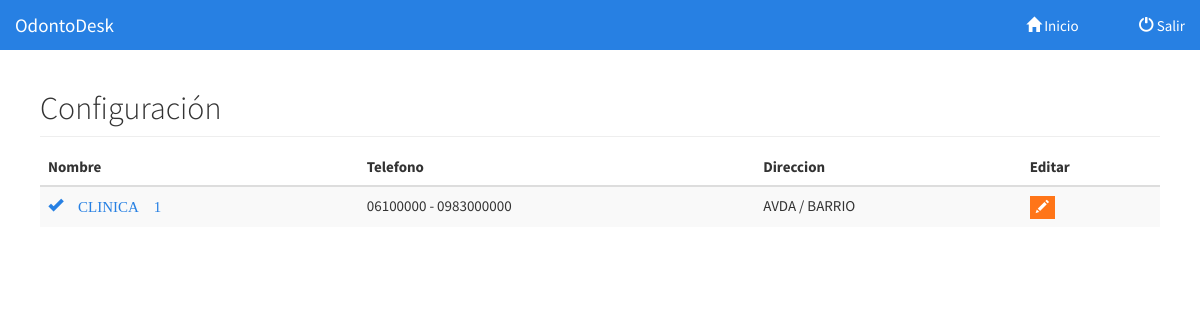
The page /local.php on the database its author committed.
### tables this page shows
CREATE TABLE IF NOT EXISTS `configuracion` (
  `id` int(11) NOT NULL AUTO_INCREMENT,
  `descripcion` varchar(150) NOT NULL,
  `telefono` varchar(100) NOT NULL,
  `direccion` varchar(150) NOT NULL,
  PRIMARY KEY (`id`)
);

### pool/Crud.php (called while the page is built, shortened)
<?php
class Crud{
  public $select;
  public $from;
  public $condition;
  public function Read (){
    $model=	new Conexion();
    $conexion=$model->conectar();
    $select=$this->select;
    $from=$this->from;
    $condition=$this->condition;
    $sql="SELECT $select FROM $from $condition";
    $consulta=$conexion->prepare($sql);
    $consulta->execute();
  }
}

### local.php (the view, shortened to what this page needs)
<?php
require 'pool/Crud.php';
?>
<!DOCTYPE html>
<html lang="es">
<head>
  <link href="css/bootstrap.min.css" rel="stylesheet">
  <link rel="stylesheet" href="css/bootstrap.css">
  <link rel="stylesheet" href="css/dashboard.css">
  <link rel="stylesheet" href="css/jquery-ui.css">
</head>
<body>
  <div class="navbar navbar-inverse navbar-fixed-top">
    <div class="navbar-header">
      <a class="navbar-brand" href="#">OdontoDesk</a>
    </div>
    <div class="navbar-collapse collapse navbar-inverse-collapse">
      <ul class="nav navbar-nav navbar-right">
        <li><a href="panel.php"><span class="glyphicon glyphicon-home"></span>  Inicio</a></li>
        <li><a href="pool/logout.php"><span class="glyphicon glyphicon-off"></span> Salir</a></li>
      </ul>
    </div>
  </div>
  <div class="container-fluid">
    <div class="row">
      <div class="col-sm-9  col-md-12 main">
        <h2 class="sub-header">Configuración</h2>
        <div class="table-responsive">
          <table class="table table-striped">
            <thead>
              <tr>
                <th>Nombre</th>
                <th>Telefono</th>
                <th>Direccion</th>
                <th>Editar</th>
              </tr>
            </thead>
            <tbody>
                <?php
                $bupa=new Crud;
                $bupa->select='*';
                $bupa->from='configuracion';
                $bupa->Read();
                $pafilas=$bupa->rows;
                foreach($pafilas as $lispabu):
                ?>
                <tr>
                  <td ><a href="ficha.php?id_ficha=<?=$lispabu['id']?>"><span id="b<?=$lispabu['id']?>" class="glyphicon glyphicon-ok"> <?=$lispabu['descripcion']?></span></a></td>
                  <td id="e<?=$lispabu['id']?>"><?=$lispabu['telefono']?></td>
                  <td id="f<?=$lispabu['id']?>"><?=$lispabu['direccion']?></td>
                  <td id="editar"><button class="open-Up btn btn-warning btn-xs" data-toggle="modal" data-target="#myUp" data-id="<?=$lispabu['id']?>">
                    <span class="glyphicon glyphicon-pencil"></span>
                  </button></td>
                </tr>
                <?php
                endforeach;
              ?>
            </tbody>
          </table>
        </div>
      </div>
    </div>
  </div>
</body>
</html>

### css/dashboard.css (style rules this page uses)
body { padding-top: 50px; }
.sub-header { padding-bottom: 10px; border-bottom: 1px solid #eee; }
.navbar-fixed-top { border: 0; }
.main { padding: 20px; }
@media (min-width: 768px) { .main { padding-right: 40px; padding-left: 40px; } }

### rows shown on the page
configuracion: descripcion "CLINICA 1", telefono "06100000 - 0983000000", direccion "AVDA / BARRIO"
